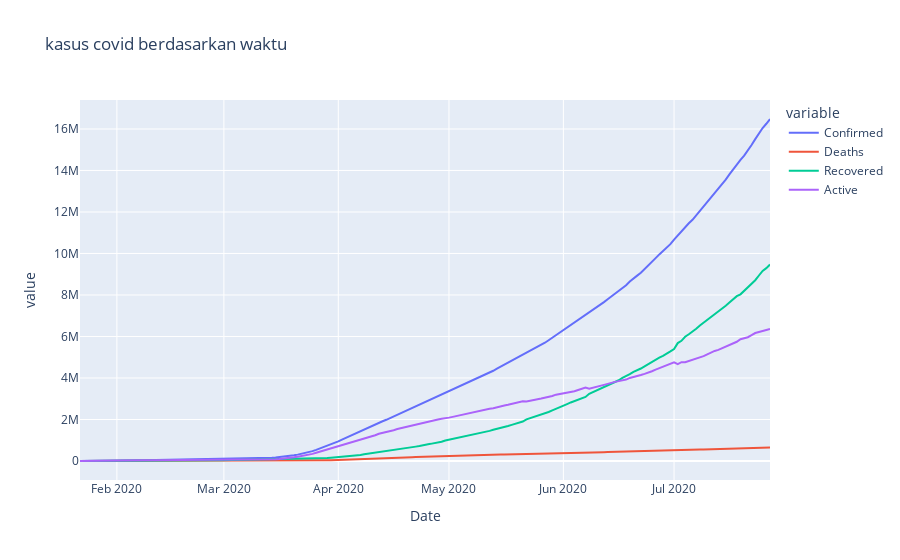

Write notebook code for a chart like this one.
### Markdown cell above
tren dari kasus yang terkonfirmasi, kematian, sembuh, dan masih aktif

### Code cell
px.line(day_wise, x='Date',y=['Confirmed','Deaths','Recovered','Active'],title='kasus covid berdasarkan waktu')

### Figure 1 — Plotly figure (JSON) as saved in the notebook; plotly's stock layout.template omitted (floating-point values rounded to 4 significant figures; data arrays with more than 128 entries replaced by an {"elided": "..."} marker saying what was removed)
{"data": [{"hovertemplate": "variable=Confirmed<br>Date=%{x}<br>value=%{y}<extra></extra>", "legendgroup": "Confirmed", "line": {"color": "#636efa", "dash": "solid"}, "marker": {"symbol": "circle"}, "mode": "lines", "name": "Confirmed", "orientation": "v", "showlegend": true, "type": "scatter", "x": {"elided": "188 str values"}, "xaxis": "x", "y": {"elided": "188 int values"}, "yaxis": "y"}, {"hovertemplate": "variable=Deaths<br>Date=%{x}<br>value=%{y}<extra></extra>", "legendgroup": "Deaths", "line": {"color": "#EF553B", "dash": "solid"}, "marker": {"symbol": "circle"}, "mode": "lines", "name": "Deaths", "orientation": "v", "showlegend": true, "type": "scatter", "x": {"elided": "188 str values"}, "xaxis": "x", "y": {"elided": "188 int values"}, "yaxis": "y"}, {"hovertemplate": "variable=Recovered<br>Date=%{x}<br>value=%{y}<extra></extra>", "legendgroup": "Recovered", "line": {"color": "#00cc96", "dash": "solid"}, "marker": {"symbol": "circle"}, "mode": "lines", "name": "Recovered", "orientation": "v", "showlegend": true, "type": "scatter", "x": {"elided": "188 str values"}, "xaxis": "x", "y": {"elided": "188 int values"}, "yaxis": "y"}, {"hovertemplate": "variable=Active<br>Date=%{x}<br>value=%{y}<extra></extra>", "legendgroup": "Active", "line": {"color": "#ab63fa", "dash": "solid"}, "marker": {"symbol": "circle"}, "mode": "lines", "name": "Active", "orientation": "v", "showlegend": true, "type": "scatter", "x": {"elided": "188 str values"}, "xaxis": "x", "y": {"elided": "188 int values"}, "yaxis": "y"}], "layout": {"legend": {"title": {"text": "variable"}, "tracegroupgap": 0}, "title": {"text": "kasus covid berdasarkan waktu"}, "xaxis": {"anchor": "y", "domain": [0, 1], "title": {"text": "Date"}}, "yaxis": {"anchor": "x", "domain": [0, 1], "title": {"text": "value"}}}}
